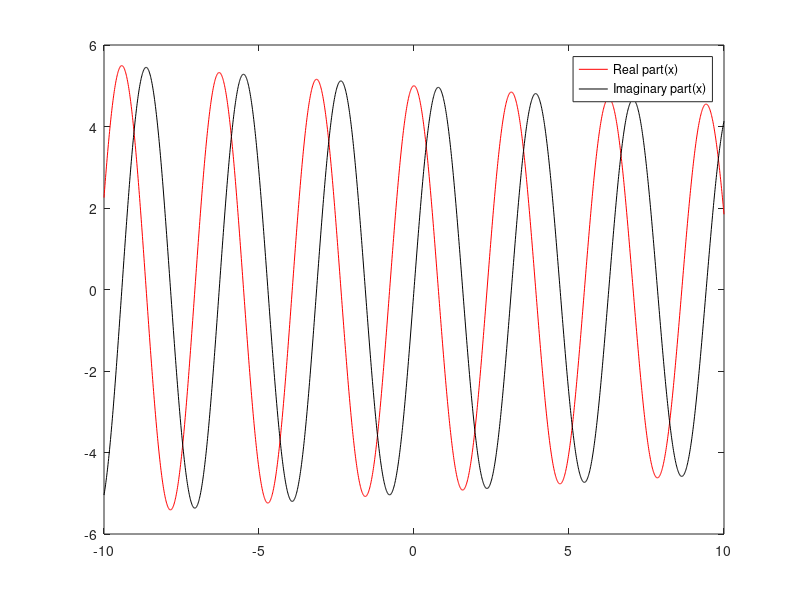

Write MATLAB code to recreate this figure.
A=5; 
wo=2;
a=-0.01;
t=-10:0.01:10;
x=A*exp((a+j*wo)*t);
plot(t,real(x),'r-',t,imag(x),'k-');
legend('Real part(x)','Imaginary part(x)');